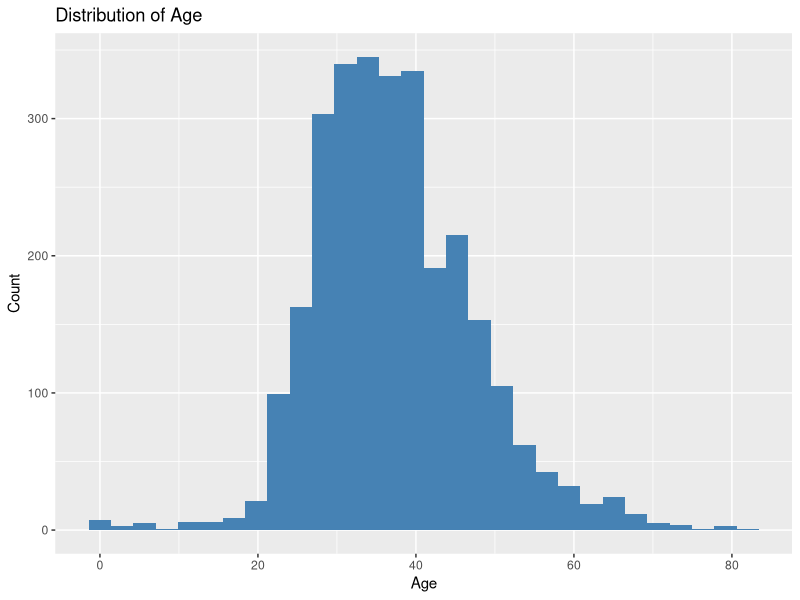
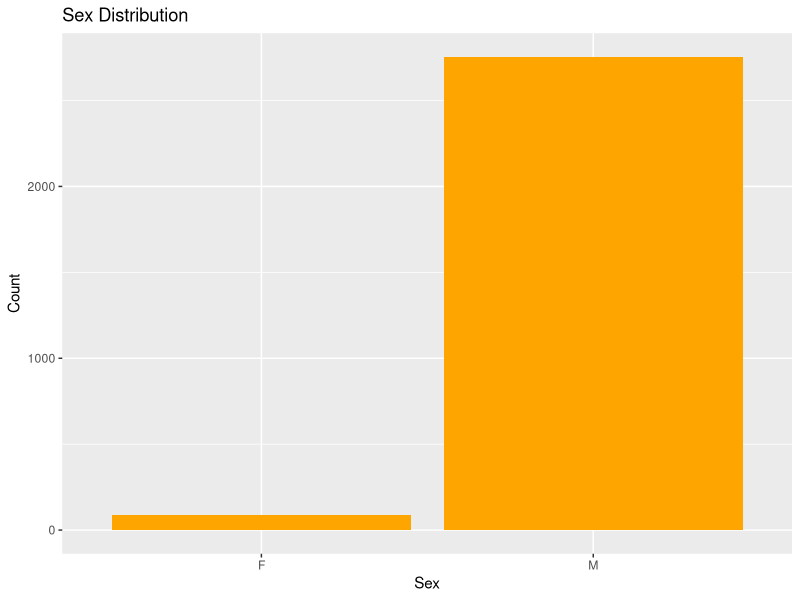
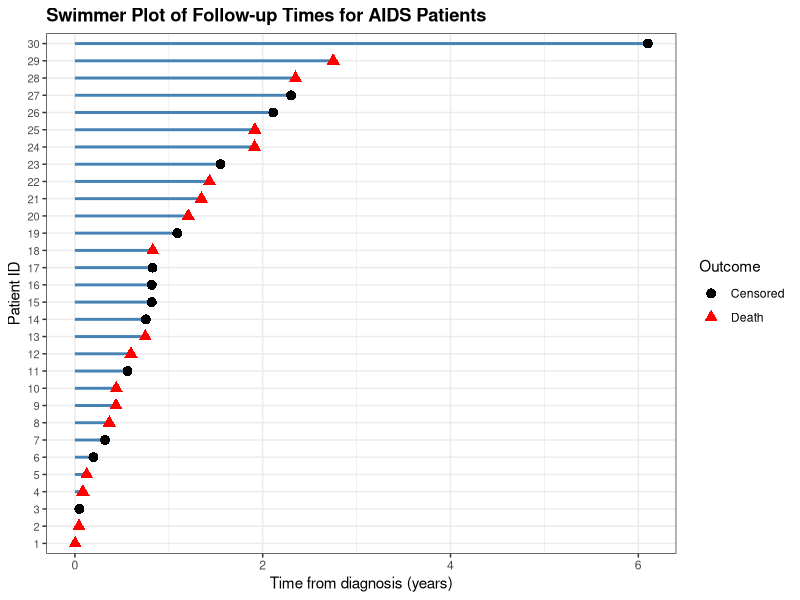
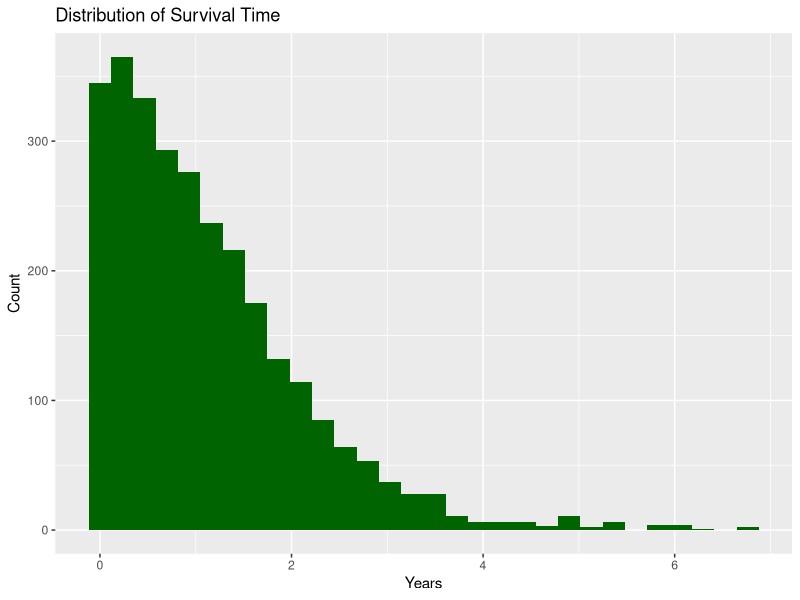
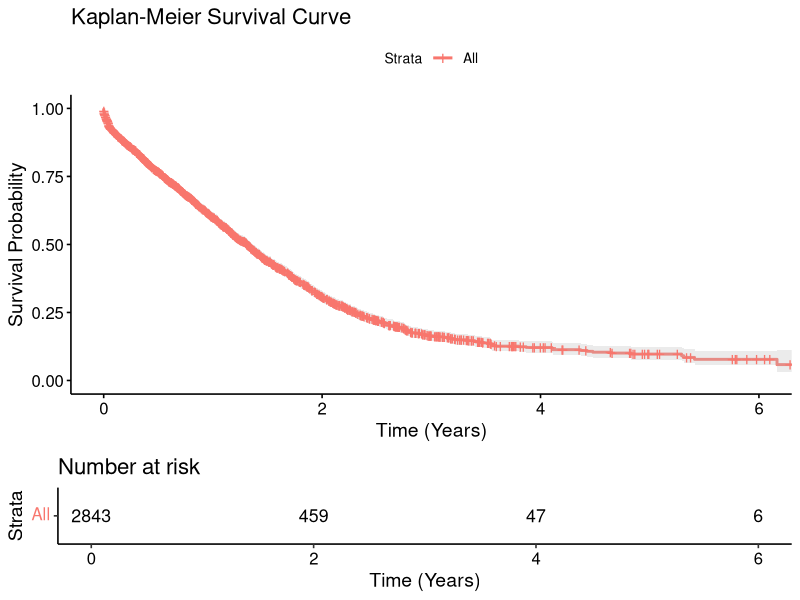
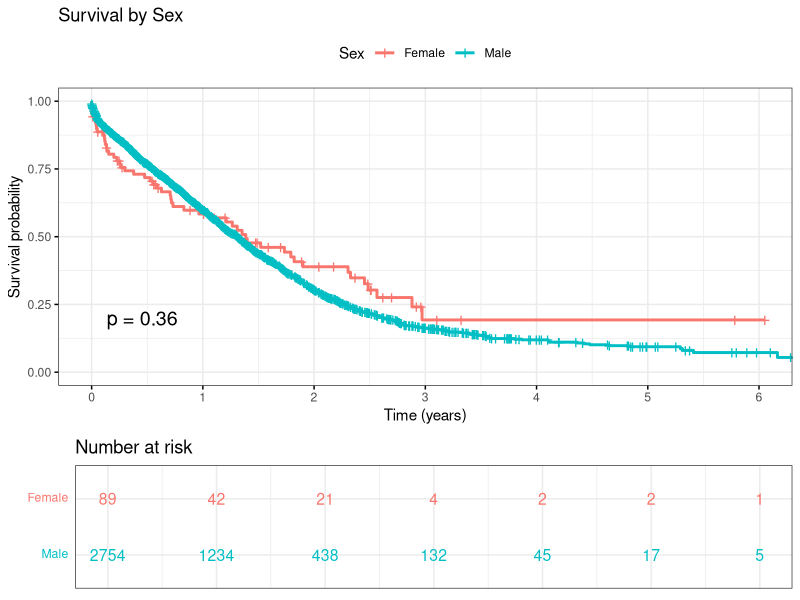
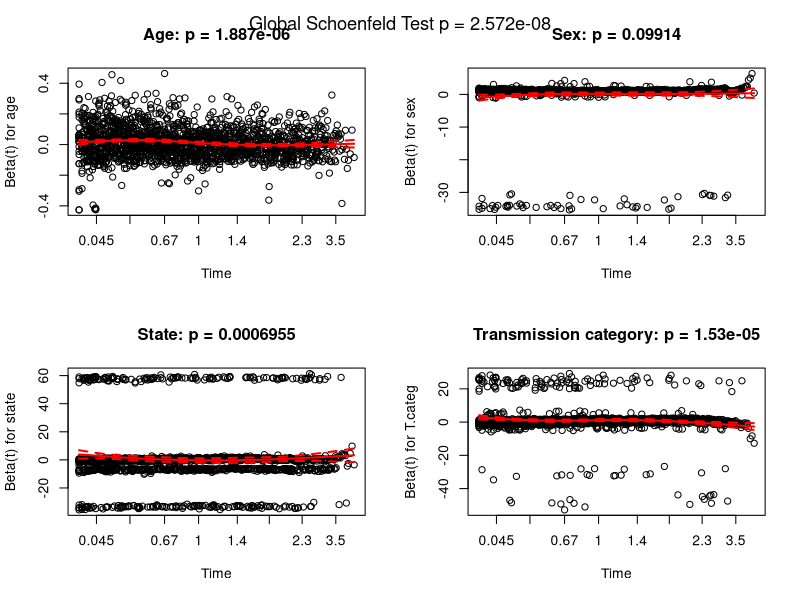

Source code (R) for these figures, in order:
## ---- chunk 1
library(survival)
library(MASS)
library(dplyr)
data(Aids2)
str(Aids2)
## ---- chunk 2
data("Aids2")
aids <- Aids2 |>
  mutate(
    survival_time = as.numeric(death - diag),
    survival_years = survival_time / 365.25,
    event = ifelse(status == "D", 1, 0)
  )
head(aids)
## ---- chunk 3
library(ggplot2)
library(MASS)
library(dplyr)



ggplot(aids, aes(age)) +
  geom_histogram(fill = "steelblue", bins = 30) +
  labs(title = "Distribution of Age", x = "Age", y = "Count")
## ---- chunk 4
ggplot(aids, aes(sex)) +
  geom_bar(fill="orange") +
  labs(title="Sex Distribution", x="Sex", y="Count")
## ---- chunk 5
library(MASS)
library(dplyr)
library(ggplot2)

data("Aids2")
aids <- Aids2

aids <- aids %>%
  mutate(
    survival_time = as.numeric(death - diag),
    survival_years = survival_time / 365.25,
    outcome = ifelse(status == "D", "Death", "Censored")
  )

set.seed(123)
aids_swim <- aids %>%
  slice_sample(n = 30) %>%
  arrange(survival_years) %>%
  mutate(patient_id = row_number())

ggplot(aids_swim, aes(y = factor(patient_id))) +
  geom_segment(
    aes(x = 0, xend = survival_years, yend = factor(patient_id)),
    linewidth = 1,
    color = "steelblue"
  ) +
  geom_point(
    aes(x = survival_years, shape = outcome, color = outcome),
    size = 3
  ) +
  scale_shape_manual(values = c("Death" = 17, "Censored" = 16)) +
  scale_color_manual(values = c("Death" = "red", "Censored" = "black")) +
  labs(
    title = "Swimmer Plot of Follow-up Times for AIDS Patients",
    x = "Time from diagnosis (years)",
    y = "Patient ID",
    shape = "Outcome",
    color = "Outcome"
  ) +
  theme_bw() +
  theme(
    plot.title = element_text(face = "bold"),
    axis.text.y = element_text(size = 8)
  )
## ---- chunk 6
ggplot(aids, aes(survival_years)) +
  geom_histogram(fill="darkgreen", bins=30) +
  labs(title="Distribution of Survival Time", x="Years", y="Count")
## ---- chunk 7

library(MASS)
library(dplyr)
library(survival)
library(survminer)

data("Aids2")

aids <- Aids2 |>
  mutate(
    survival_time = as.numeric(death - diag),
    survival_years = survival_time / 365.25,
    event = ifelse(status == "D", 1, 0)
  )

km_fit <- survfit(Surv(survival_years, event) ~ 1, data = aids)

p1 <- ggsurvplot(
  km_fit,
  data = aids,
  conf.int = TRUE,
  risk.table = TRUE,
  xlab = "Time (Years)",
  ylab = "Survival Probability",
  title = "Kaplan-Meier Survival Curve"
)

print(p1)
## ---- chunk 8
library(MASS)
library(dplyr)
library(survival)
library(survminer)

data("Aids2")
aids <- Aids2

aids <- aids %>%
  mutate(
    survival_time = as.numeric(death - diag),
    survival_years = survival_time / 365.25,
    event = ifelse(status == "D", 1, 0)
  )

aids$sex <- factor(aids$sex, levels = c("F", "M"), labels = c("Female", "Male"))

km_sex <- survfit(Surv(survival_years, event) ~ sex, data = aids)

ggsurvplot(
  km_sex,
  data = aids,
  risk.table = TRUE,
  conf.int = FALSE,
  pval = TRUE,
  risk.table.y.text = TRUE,
  risk.table.y.text.col = TRUE,
  risk.table.col = "strata",
  risk.table.height = 0.28,
  break.time.by = 1,
  xlab = "Time (years)",
  ylab = "Survival probability",
  title = "Survival by Sex",
  legend.title = "Sex",
  legend.labs = c("Female", "Male"),
  tables.theme = theme_cleantable(),
  ggtheme = theme_bw(),
  fontsize = 4
)
## ---- chunk 9
survdiff(Surv(survival_years, event) ~ sex, data = aids)
## ---- chunk 10
cox_model <- coxph(
  Surv(survival_years, event) ~ age + sex + state + T.categ,
  data = aids
)

summary(cox_model)
## ---- chunk 11
library(broom)

tidy(cox_model, exponentiate = TRUE, conf.int = TRUE)
## ---- chunk 12
ph_test <- cox.zph(cox_model)
ph_test
## ---- chunk 13
library(MASS)
library(dplyr)
library(survival)

data("Aids2")
aids <- Aids2

aids <- aids %>%
  mutate(
    survival_time = as.numeric(death - diag),
    survival_years = survival_time / 365.25,
    event = ifelse(status == "D", 1, 0)
  )

cox_model <- coxph(
  Surv(survival_years, event) ~ age + sex + state + T.categ,
  data = aids
)

ph_test <- cox.zph(cox_model)


round(ph_test$table, 6)

par(mfrow = c(2, 2))

plot(ph_test[1], main = paste("Age: p =", signif(ph_test$table["age", "p"], 4)),
     col = "red", lwd = 2)
plot(ph_test[2], main = paste("Sex: p =", signif(ph_test$table["sex", "p"], 4)),
     col = "red", lwd = 2)
plot(ph_test[3], main = paste("State: p =", signif(ph_test$table["state", "p"], 4)),
     col = "red", lwd = 2)
plot(ph_test[4], main = paste("Transmission category: p =", signif(ph_test$table["T.categ", "p"], 4)),
     col = "red", lwd = 2)

mtext(
  paste("Global Schoenfeld Test p =", signif(ph_test$table["GLOBAL", "p"], 4)),
  outer = TRUE,
  line = -2,
  cex = 1.1
)

par(mfrow = c(1, 1))
